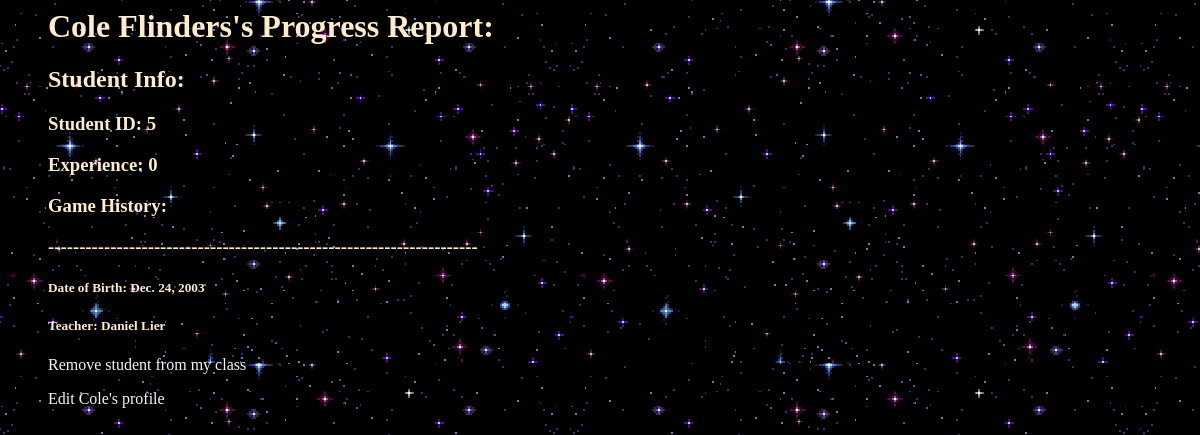
The page /users/studentReport/5 (signed in) on the database as committed earlier.
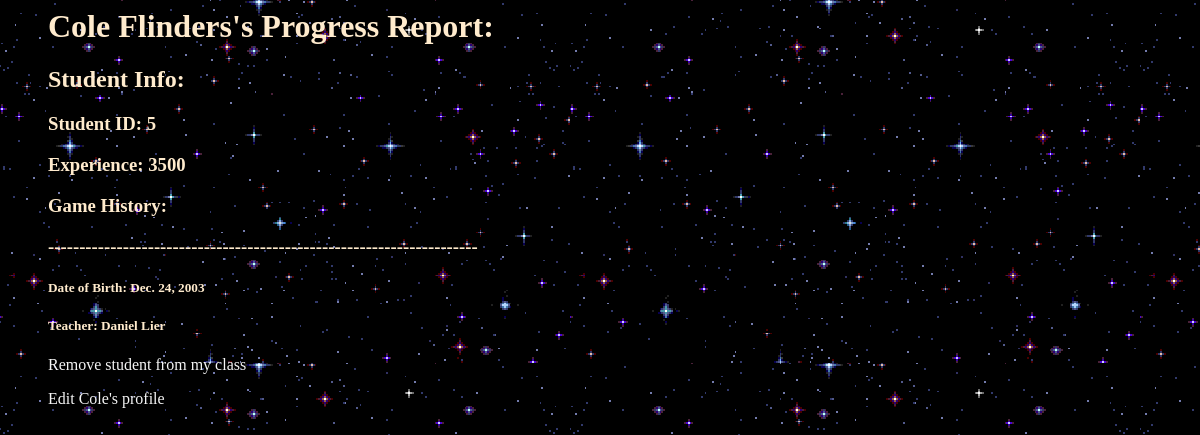
The same page on the database as committed later.
### users/models.py (models this page shows)
class Student(models.Model):
    user = models.OneToOneField(CustomUser, on_delete=models.CASCADE, primary_key=True)
    teacher_id = models.ForeignKey(Teacher, on_delete=models.SET_NULL, null=True, default=None)
    total_xp = models.IntegerField(default=0)

class CustomUser(AbstractUser):
    id = models.IntegerField(auto_created=True, primary_key=True)
    fname = models.CharField(default='', max_length=15)
    lname = models.CharField(default='', max_length=25)
    birthdate = models.DateField(default='1900-01-01')
    is_student = models.BooleanField('student status', default=False)
    is_teacher = models.BooleanField('teacher status', default=False)
    def __str__(self):
        string = ' '
        string = self.fname + string + self.lname
        return string

class Teacher(models.Model):
    user = models.OneToOneField(CustomUser, on_delete=models.CASCADE, primary_key=True)

### users/views.py (the view)
# urls.py: path('studentReport/<int:student_id>', views.studentReport, name='studentReport'),
def studentReport(request, student_id):
    user = get_object_or_404(CustomUser, id = student_id)
    student = user.student
    teacher = request.user.teacher
    games = GameInstance.objects.all()
    return render(request, 'studentReport.html', {'student': student, 'teacher': teacher, 'games': games})

### templates/studentReport.html (shortened to what this page needs)
{% load static %}
<link rel="stylesheet" type="text/css" href="{% static 'users/style.css' %}">
{% if student %}
    <ul>
        <H1>{{ student.user.fname }} {{ student.user.lname }}'s Progress Report:</H1>
        <h2>Student Info:</h2>
        <h3>Student ID: {{ student.user.id }}</h3>
        <h3>Experience: {{ student.total_xp }}</h3>
        <h3>Game History:</h3>
        <h3>---------------------------------------------------------------------</h3>
        <h5>Date of Birth: {{ student.user.birthdate }}</h5>
        <h5>Teacher: {{ student.teacher_id.user}}</h5>
    {% if student.teacher_id == teacher %}
        <p><a href="{% url 'removed' student.user.id %}">Remove student from my class</a></p>
        <p><a href="{% url 'editStudent' student.user.id %}">Edit {{ student.user.fname }}'s profile</a></p>
    {% endif %}
    </ul>
{% else %}
    <p>No student with that id.</p>
{% endif %}

Rows that differ between the two databases and show on the page:
changed Student "Cole": total_xp "0" → "3500"
